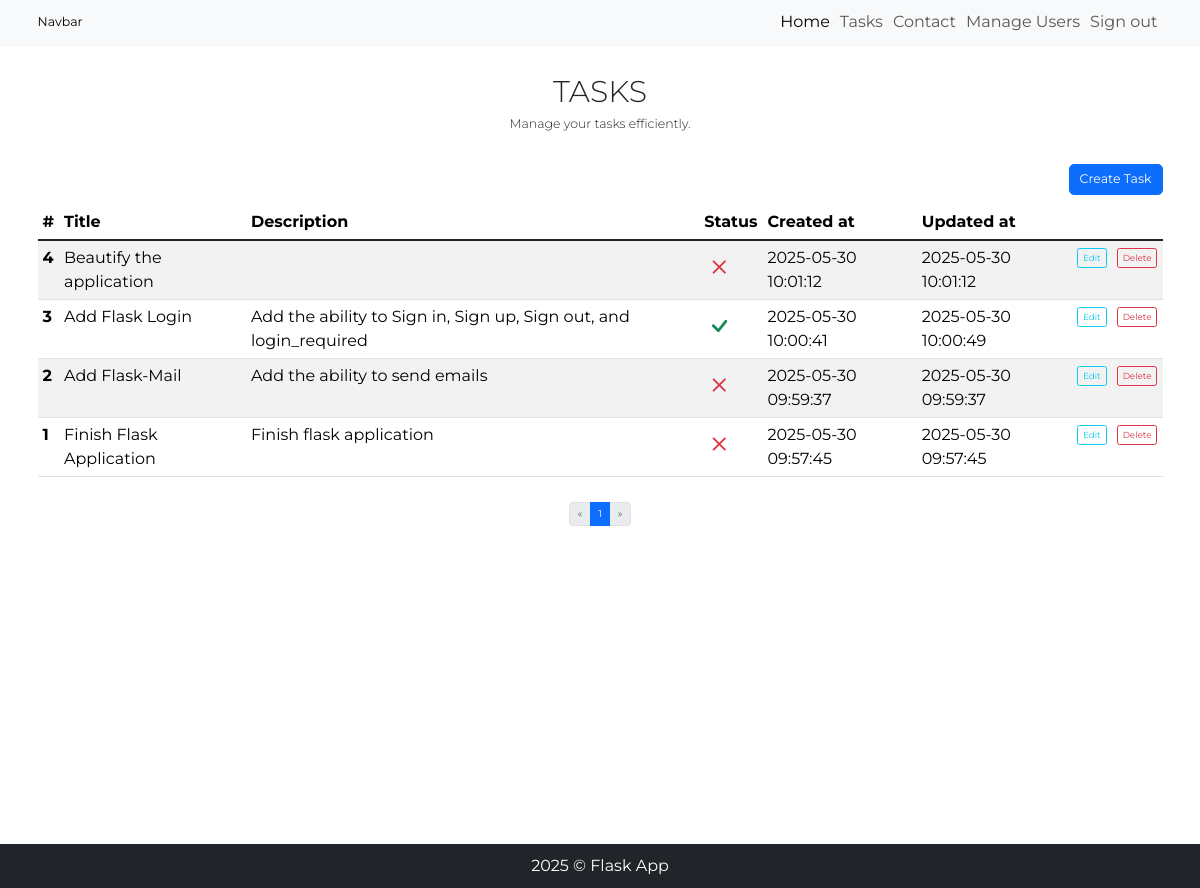
The page /tasks (signed in) on the database as committed earlier.
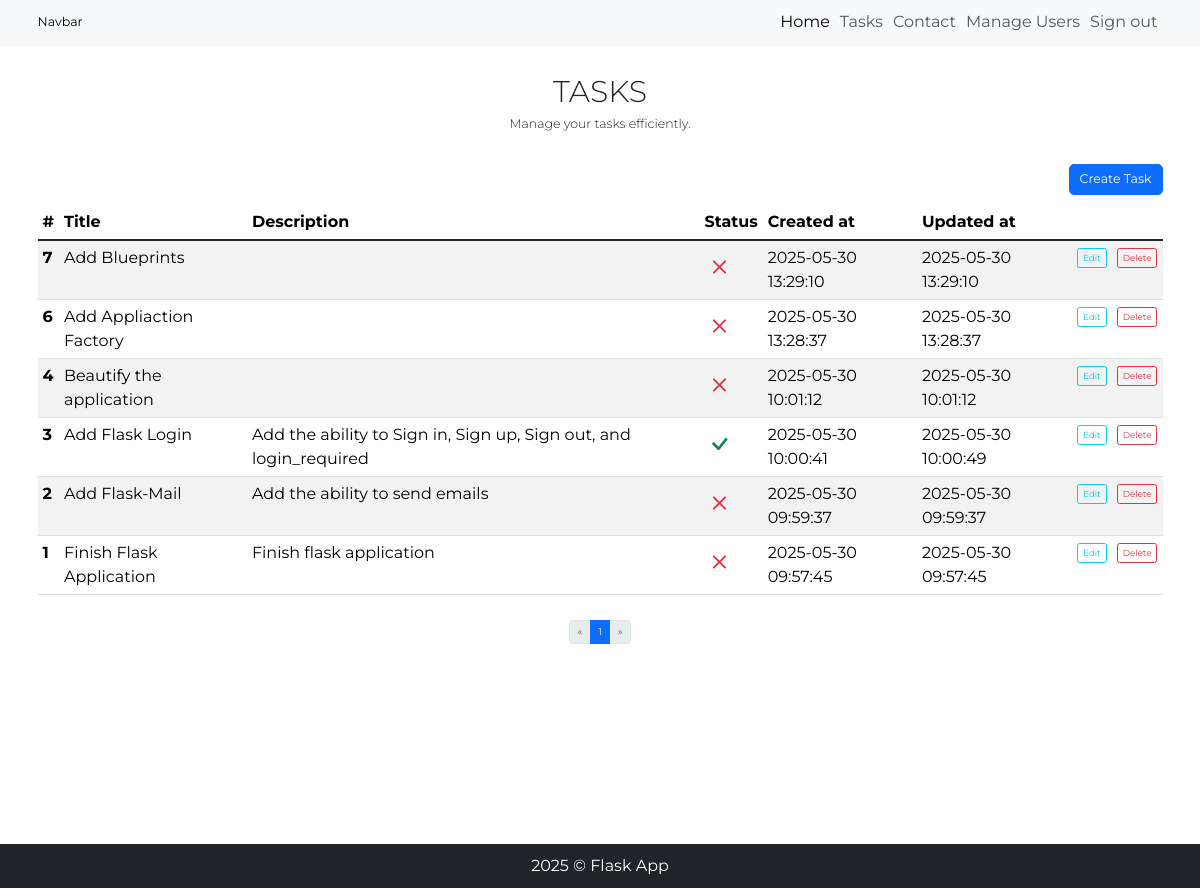
The same page on the database as committed later.
### models.py (models this page shows, shortened)
class Todo(db.Model):
    __tablename__ = 'todos'
    id = db.Column(db.Integer, primary_key=True)
    title = db.Column(db.String(100), nullable=False)
    description = db.Column(db.String(300))
    is_done = db.Column(db.Boolean, default=False)
    created_at = db.Column(db.DateTime, server_default=db.func.now())
    updated_at = db.Column(db.DateTime, server_default=db.func.now(), onupdate=db.func.now())
    user_id = db.Column(db.Integer, db.ForeignKey('users.id', name='fk_todos_user_id'), nullable=False)

### app.py (the view)
@app.route('/tasks', methods=['GET'])
@login_required
def get_all_tasks():
    page = request.args.get('page', 1, type=int)
    per_page = 10
    pagination = Todo.query \
        .filter_by(user_id=current_user.id) \
        .order_by(Todo.id.desc()) \
        .paginate(page=page, per_page=per_page)
    tasks = pagination.items
    return render_template('task.html', tasks=tasks, pagination=pagination)

### app.py (called while the page is built)
@login_manager.user_loader
def load_user(user_id):
    return User.query.get(int(user_id))

### templates/task.html (shortened to what this page needs)
{% extends 'base.html' %}
{% block content %}
<h1 class="display-5 text-center text-uppercase mt-5">Tasks</h1>
<p class="lead text-center mb-5">Manage your tasks efficiently.</p>
<div class="container">
        <div class="row mb-3">
            <div class="col-md-12">
                <button class="btn btn-primary btn-lg float-end" type="button" data-bs-toggle="modal"
                    data-bs-target="#createModal">Create Task</button>
            </div>
        </div>
</div>
<div class="container d-flex flex-column align-items-center">
    <table class="table table-striped table-hover">
        <thead>
            <tr>
                <th scope="col">#</th>
                <th scope="col">Title</th>
                <th scope="col">Description</th>
                <th scope="col">Status</th>
                <th scope="col">Created at</th>
                <th scope="col">Updated at</th>
                <th scope="col"></th>
                <th scope="col"></th>
            </tr>
        </thead>
        <tbody class="table-group-divider">
            {% for task in tasks %}
            <tr>
                <th scope="row">{{ task.id }}</th>
                <td>{{ task.title }}</td>
                <td>{{ task.description }}</td>
                {% if task.is_done %}
                <td><i class="bi bi-check text-success"></i></td>
                {% else %}
                <td><i class="bi bi-x text-danger"></i></td>
                {% endif %}
                <td>{{ task.created_at }}</td>
                <td>{{ task.updated_at }}</td>
                <td><button class="btn btn-sm btn-outline-info" type="button" data-bs-toggle="modal"
                        data-bs-target="#editModal-{{ task.id }}">Edit</button></td>
                <td><button class="btn btn-sm btn-outline-danger" type="button" data-bs-toggle="modal"
                        data-bs-target="#deleteModal-{{ task.id }}">Delete</button></td>
            </tr>
            {% endfor %}
        </tbody>
    </table>
    <nav class="mt-4" aria-label="Page navigation">
        <ul class="pagination mx-auto">
            <li class="page-item">
                <a class="page-link {% if pagination.page == 1 %}disabled{% endif %}"
                    href="{{ url_for('get_all_tasks', page=1) }}" {% if pagination.page==1 %}tabindex="-1" {% endif %}
                    aria-label="First">
                    <span aria-hidden="true">&laquo;</span>
                </a>
            </li>
            <li class="page-item"><span class="page-link active" href="{{ url_for('get_all_tasks', page=page) }}"
                    aria-current="page">{{ pagination.page }}</span></li>
            <li class="page-item">
                <a class="page-link {% if not pagination.page < pagination.pages %}disabled{% endif %}"
                    href="{{ url_for('get_all_tasks', page=pagination.pages) }}" aria-label="Last">
                    <span aria-hidden="true">&raquo;</span>
                </a>
            </li>
        </ul>
    </nav>
</div>
{% endblock %}

### templates/base.html (shortened to what this page needs)
{% from 'macros.html' import show_flash_message, show_all_flashed_messages %}
<!DOCTYPE html>
<head>
    <link rel="stylesheet" href="https://cdn.jsdelivr.net/npm/bootstrap-icons@1.13.1/font/bootstrap-icons.min.css">
    <link href="https://cdn.jsdelivr.net/npm/bootstrap@5.3.6/dist/css/bootstrap.min.css" rel="stylesheet"
>
    <link rel="stylesheet" href="{{ url_for('static', filename='css/style.css') }}">
</head>
<body>
    {% include 'nav.html' %}
    <main>
        {% block content %}
        {% endblock %}
    </main>
    {% include 'footer.html' %}
</body>
</html>

### templates/nav.html (shortened to what this page needs)
<nav class="navbar navbar-expand-lg bg-body-tertiary top-0 shadow-sm z-index-1000">
    <div class="container">
        <a class="navbar-brand" href="#">Navbar</a>
        <div class="collapse navbar-collapse" id="navbarNavAltMarkup">
            <div class="navbar-nav ms-auto">
                <a class="nav-link active" aria-current="page" href="{{ url_for('index') }}">Home</a>
                <a class="nav-link" href="{{ url_for('get_all_tasks') }}">Tasks</a>
                <a class="nav-link" href="{{ url_for('form') }}">Contact</a>
                {% if current_user.is_admin %}
                    <a class="nav-link" href="{{ url_for('manage_users') }}">Manage Users</a>
                {% endif %}
                {% if current_user.is_authenticated %}
                    <a class="nav-link" href="{{ url_for('signout') }}">Sign out</a>
                {% else %}
                    <a class="nav-link" href="{{ url_for('signin') }}">Sign in</a>
                    <a class="nav-link" href="{{ url_for('signup') }}">Sign up</a>
                {% endif %}
            </div>
        </div>
    </div>
</nav>

### templates/footer.html
<footer class="footer bg-dark text-white text-center py-3">
    <p class="footer__text m-0">2025 &copy; Flask App</p>
</footer>

### static/css/style.css (style rules this page uses)
*, *::before, *::after { box-sizing: border-box; padding: 0; margin: 0; }
body { position: relative; font-size: 1.6rem; font-family: "Montserrat", sans-serif; }
main { min-height: 100vh; }
.bi { font-size: 3rem; }
.footer { display: flex; justify-content: center; align-items: center; }

Rows that differ between the two databases and show on the page:
added Todo: id "7", title "Add Blueprints", is_done False (drawn), created_at "2025-05-30 13:29:10", updated_at "2025-05-30 13:29:10"
added Todo: id "6", title "Add Appliaction Factory", is_done False (drawn), created_at "2025-05-30 13:28:37", updated_at "2025-05-30 13:28:37"
